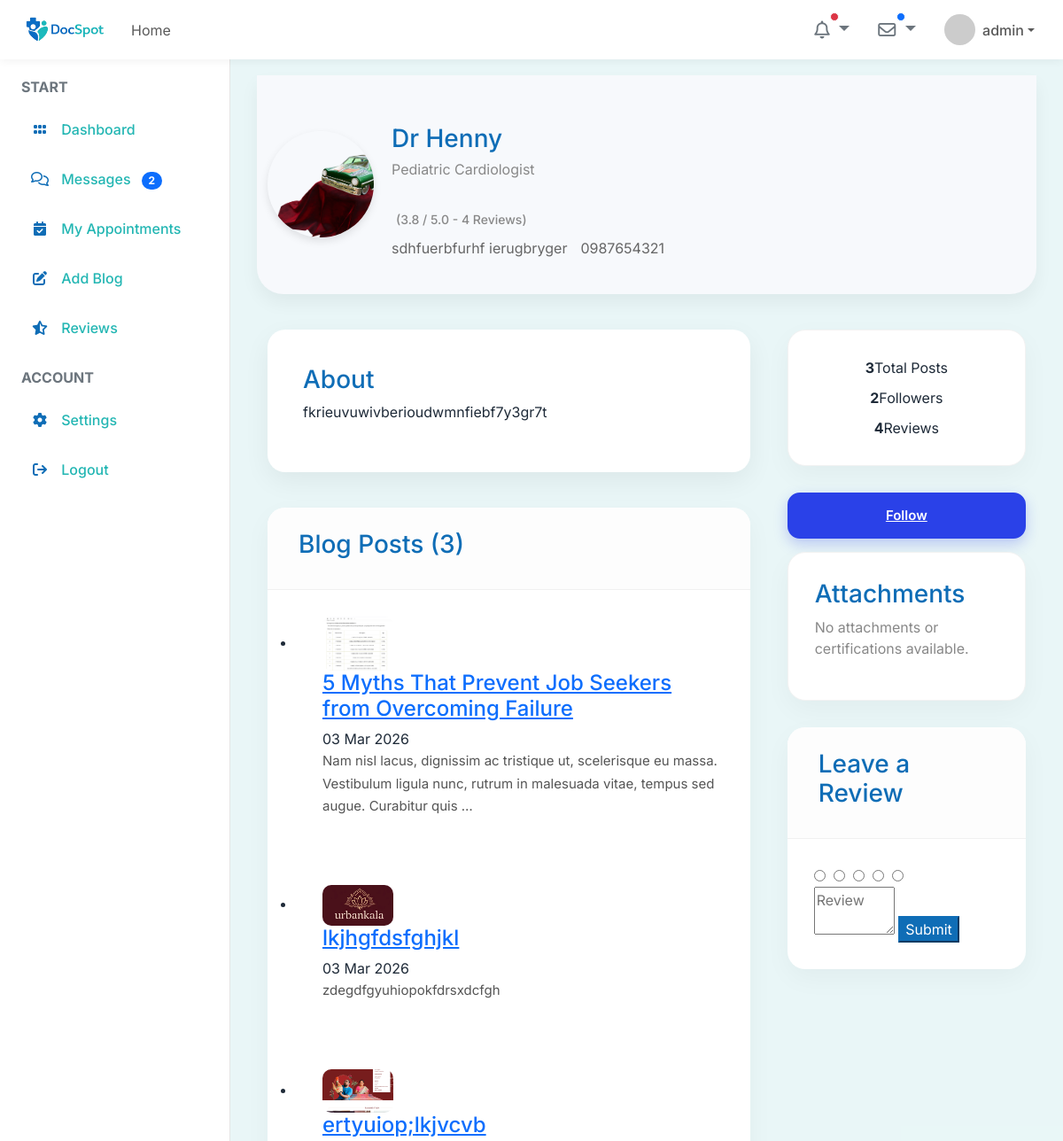
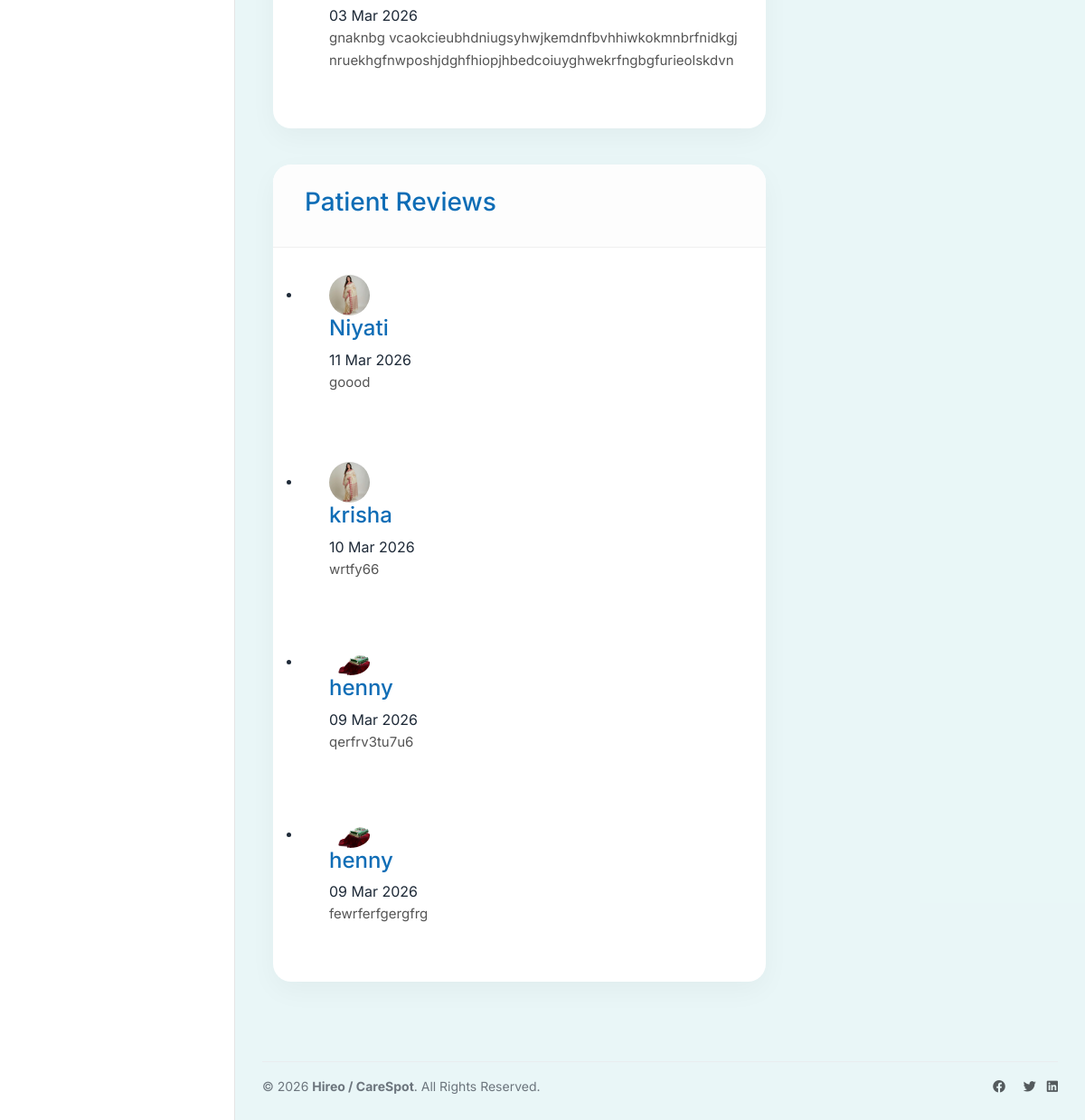
The app's page /viewDoctorProfile/1/ (signed in) with its own data (2 pictures, top to bottom).
### user/models.py (models this page shows, shortened)
class tblDoctor(models.Model):
    doctorID=models.AutoField(primary_key=True)
    userID=models.ForeignKey(tblUser,on_delete=models.CASCADE)
    displayName=models.TextField(max_length=50)
    displayContact=models.TextField(max_length=15)
    bio=models.TextField(max_length=500)
    subcategoryID=models.ForeignKey(tblSubcategory,on_delete=models.CASCADE)
    displayAddress=models.TextField(max_length=100)
    mode=models.IntegerField(default=1)

class tblUser(models.Model):
    userID=models.AutoField(primary_key=True)
    userName=models.TextField(max_length=50)
    password=models.TextField(max_length=10)
    registrationDT=models.DateTimeField(auto_now_add=True)
    profilePic=models.ImageField(upload_to='images/')
    email=models.TextField(max_length=100)
    mobileNumber=models.TextField(max_length=15)
    cityID=models.ForeignKey(tblCity,on_delete=models.CASCADE)
    IsDoctor=models.BooleanField(default=False)

class tblSubcategory(models.Model):
    subcategoryID=models.AutoField(primary_key=True)
    subcategoryName=models.TextField(max_length=50)
    CategoryID=models.ForeignKey(tblCategory,on_delete=models.CASCADE)

class tblDoctorPost(models.Model):
    doctorPostID=models.AutoField(primary_key=True)
    doctorID=models.ForeignKey(tblDoctor,on_delete=models.CASCADE)
    title=models.TextField(max_length=100)
    description=models.TextField(max_length=500)
    thumbnail=models.ImageField(upload_to='images/')
    createDT=models.DateTimeField(auto_now_add=True)

class tblReview(models.Model):
    reviewID=models.AutoField(primary_key=True)
    doctorID=models.ForeignKey(tblDoctor,on_delete=models.CASCADE)
    userID=models.ForeignKey(tblUser,on_delete=models.CASCADE)
    rating=models.IntegerField()
    review=models.TextField(max_length=500)
    createdDT=models.DateTimeField(auto_now_add=True)

### user/views.py (the view, shortened to what this page needs)
# urls.py: path('viewDoctorProfile/<int:id>/',views.viewDoctorProfile , name='viewDoctorProfile'),
def viewDoctorProfile(request, id):
    user_id = request.session.get('user_id')
    doctor = tblDoctor.objects.filter(doctorID=id).first()
    has_reviewed = False
    if user_id:
        has_reviewed = tblReview.objects.filter(doctorID=id, userID=user_id).exists()
    rating=tblReview.objects.filter(doctorID=id, userID=user_id).first()
    avg_rating_dict = tblReview.objects.filter(doctorID=id).aggregate(Avg('rating'))
    avg_rating = avg_rating_dict['rating__avg'] or 0.0
    user_id = request.session['user_id']
    user = tblUser.objects.filter(userID=user_id).first()
    is_followed = False
    if user and doctor:
        is_followed = tblFollow.objects.filter(userID=user, doctorID=doctor).exists()
    follower_count = tblFollow.objects.filter(doctorID=doctor).count() if doctor else 0
    is_own_profile = request.session.get('isDoctor') and request.session.get('doctorID') == id
    blogs = tblDoctorPost.objects.filter(doctorID=id)
    blog_count = blogs.count()
    reviews_qs = tblReview.objects.filter(doctorID=id).order_by('-createdDT')
    review_count = reviews_qs.count()
    doctor_images = tblDoctorImages.objects.filter(doctorID=id)
    data = {
        "doctor": doctor,
        "blogs": blogs,
        "reviews": reviews_qs,
        "is_followed": is_followed,
        "follower_count": follower_count,
        "is_own_profile": is_own_profile,
        "blog_count": blog_count,
        "has_reviewed": has_reviewed,
        "avg_rating": round(avg_rating, 1), # rounding to 1 decimal place
        "review_count": review_count,
        "doctor_images": doctor_images
    }
    return render(request, 'doctor_view_profile.html', data)

### user/templates/doctor_view_profile.html (shortened to what this page needs)
{% extends 'base.html' %}
{% block content %}
<div class="single-page-header freelancer-header">
    <div class="container">
        <div class="row">
            <div class="col-md-12">
                <div class="single-page-header-inner">
                    <div class="left-side" style="display: flex; align-items: center;">
                        <div class="header-image freelancer-avatar">
                            {% if doctor.userID.profilePic %}
                            <img src="{{ doctor.userID.profilePic.url }}" alt="{{ doctor.displayName }}">
                            {% else %}
                            <img src="/static/images/avatar.png" alt="Avatar">
                            {% endif %}
                        </div>
                        <div class="header-details">
                            <h3>{{ doctor.displayName }}</h3>
                            <span>{{ doctor.subcategoryID.subcategoryName }}</span>
                            <div class="margin-top-10 margin-bottom-15">
                                <span style="font-size: 14px; color: #888; font-weight: 500; margin-left: 5px; vertical-align: top;">({{ avg_rating|floatformat:1 }} / 5.0 - {{ review_count }} Reviews)</span>
                            </div>
                            <ul>
                                <li> {{ doctor.displayAddress }}</li>
                                <li> {{ doctor.displayContact }}</li>
                            </ul>
                        </div>
                    </div>
                </div>
            </div>
        </div>
    </div>
</div>
<div class="container">
	<div class="row">
		<div class="col-xl-8 col-lg-8 content-right-offset">
			<div class="single-page-section">
				<h3 class="margin-bottom-25">About</h3>
				<p>{{ doctor.bio }}</p>
			</div>
			<div class="boxed-list margin-bottom-60">
				<div class="boxed-list-headline">
					<h3> Blog Posts ({{ blog_count }})</h3>
				</div>
				<ul class="boxed-list-ul">
					{% for blog in blogs %}
                        <li>
                            <div class="boxed-list-item">
                                {% if blog.thumbnail %}
                                <div class="item-image" style="width: 100px; padding-right: 20px;">
                                    <img src="{{ blog.thumbnail.url }}" alt="{{ blog.title }}" style="width: 100%; border-radius: 10px;">
                                </div>
                                {% endif %}
                                <div class="item-content">
                                    <h4><a href="{% url 'doctorPostDetails' blog.doctorPostID %}">{{ blog.title }}</a></h4>
                                    <div class="item-details margin-top-10">
                                        <div class="detail-item"> {{ blog.createDT|date:"d M Y" }}</div>
                                    </div>
                                    <div class="item-description">
                                        <p>{{ blog.description|truncatechars:150 }}</p>
                                    </div>
                                </div>
                            </div>
                        </li>
					{% endfor %}
				</ul>
			</div>
			<div class="boxed-list margin-bottom-60">
				<div class="boxed-list-headline">
					<h3> Patient Reviews</h3>
				</div>
				<ul class="boxed-list-ul">
					{% for rev in reviews %}
                        <li>
                            <div class="boxed-list-item">
                                <div class="item-image" style="width: 60px; padding-right: 15px;">
                                    {% if rev.userID.profilePic %}
                                    <img src="{{ rev.userID.profilePic.url }}" alt="" style="width: 100%; border-radius: 50%;">
                                    {% else %}
                                    <img src="/static/images/avatar.png" alt="" style="width: 100%; border-radius: 50%;">
                                    {% endif %}
                                </div>
                                <div class="item-content">
                                    <h4>{{ rev.userID.userName }}</h4>
                                    <div class="item-details margin-top-10">
                                        <div class="detail-item"> {{ rev.createdDT|date:"d M Y" }}</div>
                                    </div>
                                    <div class="item-description">
                                        <p>{{ rev.review }}</p>
                                    </div>
                                </div>
                            </div>
                        </li>
					{% endfor %}
				</ul>
			</div>
		</div>
		<div class="col-xl-4 col-lg-4">
			<div class="sidebar-container">
				<div class="profile-overview text-center">
					<div class="overview-item"><strong>{{ blog_count }}</strong><span>Total Posts</span></div>
					<div class="overview-item" style="margin-top: 10px;"><strong>{{ follower_count }}</strong><span>Followers</span></div>
					<div class="overview-item" style="margin-top: 10px;"><strong>{{ review_count }}</strong><span>Reviews</span></div>
				</div>
				{% if not is_own_profile %}
					{% if is_followed %}
						<a href="{% url 'followDoctor' doctor.doctorID %}" class="follow-btn unfollow">
							<i class="icon-feather-user-minus"></i> Unfollow
						</a>
					{% else %}
						<a href="{% url 'followDoctor' doctor.doctorID %}" class="follow-btn follow">
							 Follow
						</a>
					{% endif %}
				{% endif %}
				{% if request.session.user_id %}
            <div class="sidebar-widget">
                    <h3>Attachments</h3>
                    <div class="attachments-container">
                        {% for img in doctor_images %}
                        <a href="{{img.imageURL.url}}" class="attachment-box ripple-effect">
                            <span>Attachment</span>
                            <i>
                                {% if '.pdf' in img.imageURL.url|lower %}
                                <span
                                    style="font-size: 10px; font-weight: bold; background: #f44336; color: white; padding: 2px 4px; border-radius: 3px;">PDF</span>
                                {% else %}
                                <img src="{{img.imageURL.url}}"
                                    style="width:20px;height:20px;object-fit:cover;border-radius:3px;">
                                {% endif %}
                            </i>
                        </a>
                        {% empty %}
                        <p style="color: #888;">No attachments or certifications available.</p>
                        {% endfor %}
                    </div>
                </div>
			<div class="boxed-list margin-bottom-60">
				<div class="boxed-list-headline">
					<h3> Leave a Review</h3>
				</div>
				<div class="boxed-list-item">
                {% if has_reviewed %}
                        <div class="notification notice margin-bottom-0">
                            <p>You have already submitted a review for this doctor. Thank you for your feedback!</p>
                        </div>
                    {% elif msg %}
                        <h1>{{msg}}</h1>
                    {% else %}
                        <form method="post" id="leave-company-review-form">{% csrf_token %}
                                <div class="leave-rating-container">
                                    <div class="leave-rating margin-bottom-5">
                                        <input type="radio" name="rating" id="rating-1" value="5" required>
                                        <input type="radio" name="rating" id="rating-2" value="4" required>
                                        <input type="radio" name="rating" id="rating-3" value="3" required>
                                        <input type="radio" name="rating" id="rating-4" value="2" required>
                                        <input type="radio" name="rating" id="rating-5" value="1" required>
                                    </div>
                                </div>
                                        <textarea class="with-border" placeholder="Review" name="message" id="message" cols="7"
                                    required></textarea>
                                <input class="button margin-top-35 full-width button-sliding-icon ripple-effect" name="btnReview"
                                    type="submit" form="leave-company-review-form">
                        </form>
                    {% endif %}
				</div>
			</div>
			{% endif %}
            </div>
		</div>
	</div>
</div>
{% endblock %}

### user/static/css/docspot-theme.css (style rules this page uses)
:root { --primary-color: #0F6DB6; --primary-dark: #0A5FA1; --secondary-color: #23B6B3; --accent-color: #3ED1C8; --background-color: #F4FAFB; --card-color: #FFFFFF; --text-color: #1E2A38; }
body { background-color: var(--background-color) !important; color: var(--text-color) !important; }
h1, h2, h3, h4, h5, h6, .h1, .h2, .h3, .h4, .h5, .h6 { color: #0F6DB6 !important; }
.btn-primary, .btn-secondary, .btn-success, .btn-info, .button, .btn { background-color: #0F6DB6 !important; border-color: #0F6DB6 !important; color: #ffffff !important; }
a { color: var(--primary-color); }

### user/templates/base.html (style rules this page uses)
:root { --bg-light: var(--background-color, #F4FAFB); --sidebar-width: 260px; }
body { font-family: 'Inter', sans-serif; background-color: var(--bg-light); overflow-x: hidden; }

### user/templates/doctor_view_profile.html (style rules this page uses)
.content-right-offset { padding-right: 30px; }
.single-page-section { background: #fff; border-radius: 20px; padding: 40px; box-shadow: 0 10px 30px rgba(0,0,0,0.06); margin-bottom: 40px; }
.boxed-list { background: #fff; border-radius: 20px !important; box-shadow: 0 10px 30px rgba(0,0,0,0.04) !important; overflow: hidden; border: none !important; margin-bottom: 40px; }
.boxed-list-headline { padding: 25px 35px; background: #fdfdfd; border-bottom: 1px solid #f0f0f0; }
.boxed-list-item { padding: 30px; transition: all 0.3s ease; }
.item-description p { word-wrap: break-word !important; overflow-wrap: break-word !important; word-break: break-all !important; white-space: normal !important; color: #555; font-size: 15px; line-height: 1.7; }
.profile-overview { background: #fff; border-radius: 20px; box-shadow: 0 10px 30px rgba(0,0,0,0.04); padding: 30px; margin-bottom: 30px; border: 1px solid #f2f2f2; }
.sidebar-widget { background: #fff; border-radius: 20px; padding: 30px; box-shadow: 0 10px 30px rgba(0,0,0,0.04); border: 1px solid #f2f2f2; margin-bottom: 30px; }
.follow-btn { display: block; width: 100%; padding: 13px 20px; border-radius: 14px; font-weight: 600; font-size: 15px; text-align: center; margin-bottom: 15px; cursor: pointer; border: 2px solid #2a41e8; transition: all 0.25s ease; }
.follow-btn.follow { background: #2a41e8; color: #fff; box-shadow: 0 6px 15px rgba(42,65,232,0.25); }
.single-page-header { border-bottom-left-radius: 30px; border-bottom-right-radius: 30px; box-shadow: 0 10px 20px rgba(0,0,0,0.05); margin-bottom: 40px; background-color: #f7f9fc; padding-top: 40px; padding-bottom: 40px; }
.freelancer-avatar { display: inline-block; margin-right: 20px; }
.freelancer-avatar img { width: 120px; height: 120px; border-radius: 50%; object-fit: cover; box-shadow: 0 4px 10px rgba(0,0,0,0.1); }
.header-details { display: inline-block; vertical-align: top; padding-top: 15px; }
.header-details h3 { margin-bottom: 5px; }
.header-details span { color: #888; font-size: 16px; display: block; margin-bottom: 10px; }
.header-details ul { list-style: none; padding: 0; margin: 0; display: flex; gap: 15px; color: #666; }

### records on screen
tblDoctor: userID.profilePic (picture), displayName "Dr Henny", subcategoryID.subcategoryName "Pediatric Cardiologist", displayAddress "sdhfuerbfurhf ierugbryger", displayContact "0987654321", bio "fkrieuvuwivberioudwmnfiebf7y3gr7t"
tblDoctorPost: thumbnail (picture), title "5 Myths That Prevent Job Seekers from Overcoming Failure", createDT "03 Mar 2026", description "Nam nisl lacus, dignissim ac tristique ut, scelerisque eu massa. Vestibulum ligula nunc, rutrum in malesuada vitae, tempus sed augue. Curabitur quis …"
tblDoctorPost: thumbnail (picture), title "lkjhgfdsfghjkl", createDT "03 Mar 2026", description "zdegdfgyuhiopokfdrsxdcfgh"
tblDoctorPost: thumbnail (picture), title "ertyuiop;lkjvcvb", createDT "03 Mar 2026", description "gnaknbg vcaokcieubhdniugsyhwjkemdnfbvhhiwkokmnbrfnidkgjnruekhgfnwposhjdghfhiopjhbedcoiuyghwekrfngbgfurieolskdvn"
tblReview: userID.profilePic (picture), userID.userName "Niyati", createdDT "11 Mar 2026", review "goood"
tblReview: userID.profilePic (picture), userID.userName "krisha", createdDT "10 Mar 2026", review "wrtfy66"
tblReview: userID.profilePic (picture), userID.userName "henny", createdDT "09 Mar 2026", review "qerfrv3tu7u6"
tblReview: userID.profilePic (picture), userID.userName "henny", createdDT "09 Mar 2026", review "fewrferfgergfrg"

### other values on screen
{{ request.session.displayName|default:"Doctor" }} "admin"
{{ avg_rating|floatformat:1 }} "3.8"
{{ review_count }} "4"
{{ blog_count }} "3"
{{ follower_count }} "2"
